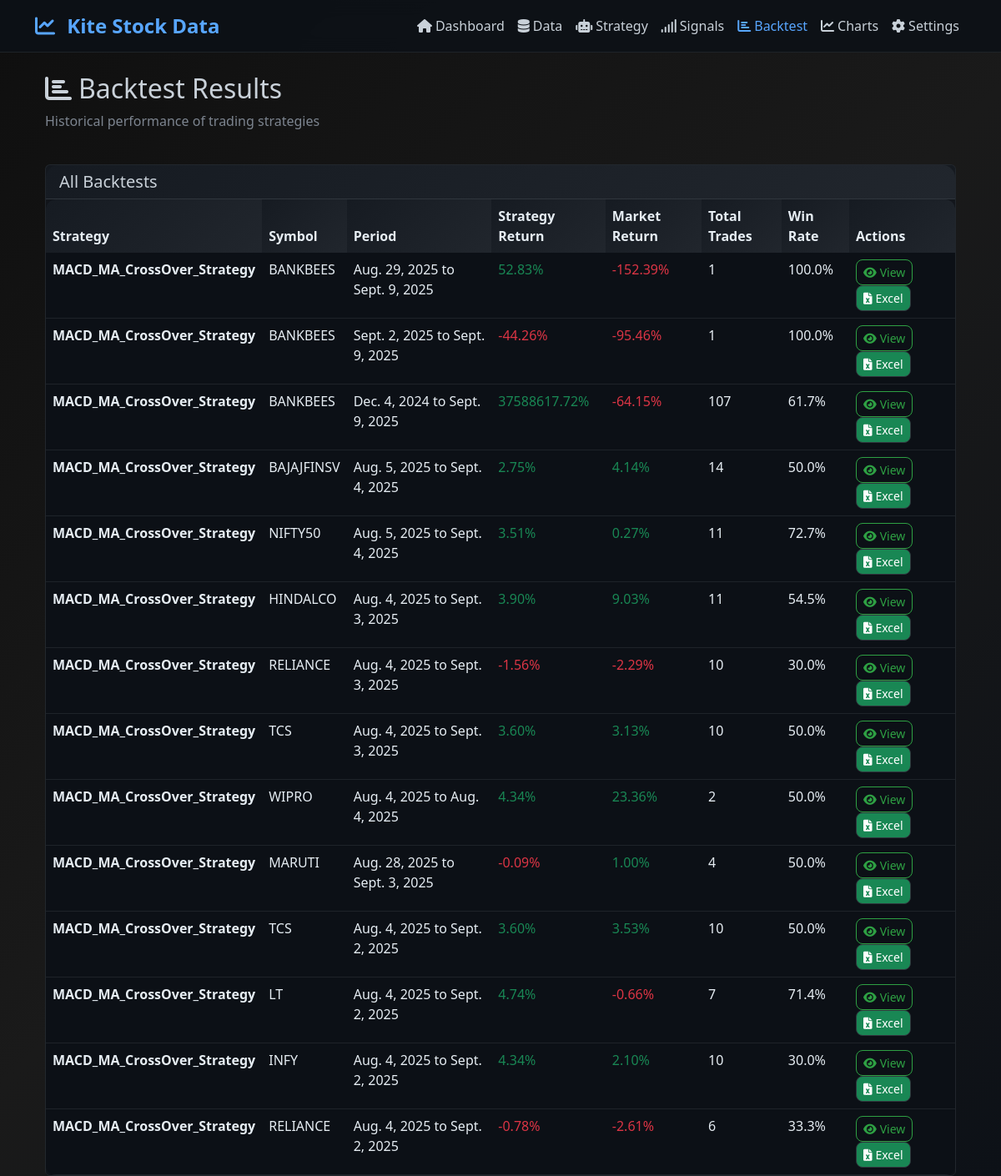
The page /backtest/ on the database its author committed.
### stock_data/models.py (models this page shows, shortened)
class StrategyBacktest(models.Model):
    strategy = models.ForeignKey(TradingStrategy, on_delete=models.CASCADE)
    symbol = models.CharField(max_length=20)
    from_date = models.DateField()
    to_date = models.DateField()
    total_trades = models.IntegerField(default=0)
    winning_trades = models.IntegerField(default=0)
    losing_trades = models.IntegerField(default=0)
    total_return = models.FloatField(default=0.0)
    max_drawdown = models.FloatField(default=0.0)
    sharpe_ratio = models.FloatField(null=True, blank=True)
    buy_signals_count = models.IntegerField(default=0)
    sell_signals_count = models.IntegerField(default=0)
    market_return = models.FloatField(default=0.0)
    strategy_return = models.FloatField(default=0.0)
    results_data = models.JSONField(default=dict)  # Store detailed results
    created_at = models.DateTimeField(auto_now_add=True)
    def win_rate(self):
        if self.total_trades == 0:
            return 0
        return (self.winning_trades / self.total_trades) * 100
    class Meta:
        ordering = ['-created_at']

class TradingStrategy(models.Model):
    name = models.CharField(max_length=100, unique=True)
    description = models.TextField(blank=True)
    parameters = models.JSONField(default=dict)  # Store strategy parameters as JSON
    is_active = models.BooleanField(default=True)
    created_at = models.DateTimeField(auto_now_add=True)
    updated_at = models.DateTimeField(auto_now=True)
    class Meta:
        ordering = ['name']

### stock_data/views.py (the view)
# urls.py: path('backtest/', views.backtest_view, name='backtest_view'),
def backtest_view(request):
    backtest_id = request.GET.get('id')
    if backtest_id:
        try:
            backtest = StrategyBacktest.objects.get(id=backtest_id)
            context = {
                'backtest': backtest,
                'detailed_view': True
            }
        except StrategyBacktest.DoesNotExist:
            messages.error(request, 'Backtest not found')
            return redirect('backtest_view')
    else:
        backtests = StrategyBacktest.objects.all()
        context = {
            'backtests': backtests,
            'detailed_view': False
        }
    return render(request, 'backtest.html', context)

### stock_data/templates/backtest.html (shortened to what this page needs)
{% extends 'base.html' %}
{% block content %}
    <div class="container mt-4">
        {% if detailed_view %}
        <div class="row mb-4">
            <div class="col">
                <h2><i class="fas fa-chart-bar me-2"></i>{{ backtest.strategy.name }}</h2>
                <p class="text-muted">{{ backtest.symbol }} - {{ backtest.from_date }} to {{ backtest.to_date }}</p>
            </div>
            <div class="col-auto">
                <a href="{% url 'export_backtest' backtest.id %}" class="btn btn-success me-2">
                    <i class="fas fa-file-excel me-2"></i>Export to Excel
                </a>
                <a href="{% url 'backtest_view' %}" class="btn btn-outline-secondary">
                    <i class="fas fa-arrow-left me-2"></i>Back to List
                </a>
            </div>
        </div>
        <div class="row mb-4">
            <div class="col-md-3 mb-3">
                <div class="metric-card card h-100">
                    <div class="card-body text-center">
                        <div class="metric-value">{{ backtest.strategy_return|floatformat:2 }}%</div>
                        <small class="text-muted">Strategy Return</small>
                    </div>
                </div>
            </div>
            <div class="col-md-3 mb-3">
                <div class="metric-card card h-100">
                    <div class="card-body text-center">
                        <div class="metric-value">{{ backtest.market_return|floatformat:2 }}%</div>
                        <small class="text-muted">Market Return</small>
                    </div>
                </div>
            </div>
            <div class="col-md-3 mb-3">
                <div class="metric-card card h-100">
                    <div class="card-body text-center">
                        <div class="metric-value">{{ backtest.total_trades }}</div>
                        <small class="text-muted">Total Trades</small>
                    </div>
                </div>
            </div>
            <div class="col-md-3 mb-3">
                <div class="metric-card card h-100">
                    <div class="card-body text-center">
                        <div class="metric-value">{{ backtest.win_rate|floatformat:1 }}%</div>
                        <small class="text-muted">Win Rate</small>
                    </div>
                </div>
            </div>
        </div>
        <div class="card mb-4" style="background-color: #000000; border: 1px solid rgba(255, 255, 255, 0.2);">
            <div class="card-header" style="background-color: #000000; color: #ffffff; border-bottom: 1px solid rgba(255, 255, 255, 0.2);">
                <h5 class="mb-0" style="color: #ffffff;">Trade Statistics</h5>
            </div>
            <div class="card-body" style="background-color: #000000; color: #ffffff;">
                <div class="row">
                    <div class="col-md-6">
                        <table class="table table-borderless" style="background-color: #000000; color: #ffffff;">
                            <tr>
                                <td style="background-color: #000000; color: #ffffff; border: none;">Winning Trades:</td>
                                <td class="text-success" style="background-color: #000000; border: none;"><strong>{{ backtest.winning_trades }}</strong></td>
                            </tr>
                            <tr>
                                <td style="background-color: #000000; color: #ffffff; border: none;">Losing Trades:</td>
                                <td class="text-danger" style="background-color: #000000; border: none;"><strong>{{ backtest.losing_trades }}</strong></td>
                            </tr>
                            <tr>
                                <td style="background-color: #000000; color: #ffffff; border: none;">Buy Signals:</td>
                                <td class="text-info" style="background-color: #000000; border: none;"><strong>{{ backtest.buy_signals_count }}</strong></td>
                            </tr>
                        </table>
                    </div>
                    <div class="col-md-6">
                        <table class="table table-borderless" style="background-color: #000000; color: #ffffff;">
                            <tr>
                                <td style="background-color: #000000; color: #ffffff; border: none;">Sell Signals:</td>
                                <td class="text-warning" style="background-color: #000000; border: none;"><strong>{{ backtest.sell_signals_count }}</strong></td>
                            </tr>
                            <tr>
                                <td style="background-color: #000000; color: #ffffff; border: none;">Max Drawdown:</td>
                                <td style="background-color: #000000; color: #ffffff; border: none;"><strong>{{ backtest.max_drawdown|floatformat:2 }}%</strong></td>
                            </tr>
                            <tr>
                                <td style="background-color: #000000; color: #ffffff; border: none;">Sharpe Ratio:</td>
                                <td style="background-color: #000000; color: #ffffff; border: none;"><strong>{{ backtest.sharpe_ratio|default:"N/A" }}</strong></td>
                            </tr>
                        </table>
                    </div>
                </div>
            </div>
        </div>
        {% else %}
        <div class="row mb-4">
            <div class="col">
                <h2><i class="fas fa-chart-bar me-2"></i>Backtest Results</h2>
                <p class="text-muted">Historical performance of trading strategies</p>
            </div>
        </div>
        <div class="card">
            <div class="card-header">
                <h5 class="mb-0">All Backtests</h5>
            </div>
            <div class="card-body p-0">
                {% if backtests %}
                <div class="table-responsive">
                    <table class="table table-hover mb-0">
                        <thead class="table-dark">
                            <tr>
                                <th>Strategy</th>
                                <th>Symbol</th>
                                <th>Period</th>
                                <th>Strategy Return</th>
                                <th>Market Return</th>
                                <th>Total Trades</th>
                                <th>Win Rate</th>
                                <th>Actions</th>
                            </tr>
                        </thead>
                        <tbody>
                            {% for backtest in backtests %}
                            <tr>
                                <td><strong>{{ backtest.strategy.name }}</strong></td>
                                <td>{{ backtest.symbol }}</td>
                                <td>{{ backtest.from_date }} to {{ backtest.to_date }}</td>
                                <td>
                                    <span class="{% if backtest.strategy_return > 0 %}text-success{% else %}text-danger{% endif %}">
                                        {{ backtest.strategy_return|floatformat:2 }}%
                                    </span>
                                </td>
                                <td>
                                    <span class="{% if backtest.market_return > 0 %}text-success{% else %}text-danger{% endif %}">
                                        {{ backtest.market_return|floatformat:2 }}%
                                    </span>
                                </td>
                                <td>{{ backtest.total_trades }}</td>
                                <td>{{ backtest.win_rate|floatformat:1 }}%</td>
                                <td>
                                    <a href="{% url 'backtest_view' %}?id={{ backtest.id }}" class="btn btn-sm btn-outline-primary me-1">
                                        <i class="fas fa-eye me-1"></i>View
                                    </a>
                                    <a href="{% url 'export_backtest' backtest.id %}" class="btn btn-sm btn-success">
                                        <i class="fas fa-file-excel me-1"></i>Excel
                                    </a>
                                </td>
                            </tr>
                            {% endfor %}
                        </tbody>
                    </table>
                </div>
                {% endif %}
            </div>
        </div>
        {% endif %}
    </div>
{% endblock %}

### rows shown on the page
StrategyBacktest: strategy.name "MACD_MA_CrossOver_Strategy", symbol "BANKBEES", from_date "Aug. 29, 2025", to_date "Sept. 9, 2025", strategy_return "52.83", market_return "-152.39", total_trades "1", win_rate "100.0"
StrategyBacktest: strategy.name "MACD_MA_CrossOver_Strategy", symbol "BANKBEES", from_date "Sept. 2, 2025", to_date "Sept. 9, 2025", strategy_return "-44.26", market_return "-95.46", total_trades "1", win_rate "100.0"
StrategyBacktest: strategy.name "MACD_MA_CrossOver_Strategy", symbol "BANKBEES", from_date "Dec. 4, 2024", to_date "Sept. 9, 2025", strategy_return "37588617.72", market_return "-64.15", total_trades "107", win_rate "61.7"
StrategyBacktest: strategy.name "MACD_MA_CrossOver_Strategy", symbol "BAJAJFINSV", from_date "Aug. 5, 2025", to_date "Sept. 4, 2025", strategy_return "2.75", market_return "4.14", total_trades "14", win_rate "50.0"
StrategyBacktest: strategy.name "MACD_MA_CrossOver_Strategy", symbol "NIFTY50", from_date "Aug. 5, 2025", to_date "Sept. 4, 2025", strategy_return "3.51", market_return "0.27", total_trades "11", win_rate "72.7"
StrategyBacktest: strategy.name "MACD_MA_CrossOver_Strategy", symbol "HINDALCO", from_date "Aug. 4, 2025", to_date "Sept. 3, 2025", strategy_return "3.90", market_return "9.03", total_trades "11", win_rate "54.5"
StrategyBacktest: strategy.name "MACD_MA_CrossOver_Strategy", symbol "RELIANCE", from_date "Aug. 4, 2025", to_date "Sept. 3, 2025", strategy_return "-1.56", market_return "-2.29", total_trades "10", win_rate "30.0"
StrategyBacktest: strategy.name "MACD_MA_CrossOver_Strategy", symbol "TCS", from_date "Aug. 4, 2025", to_date "Sept. 3, 2025", strategy_return "3.60", market_return "3.13", total_trades "10", win_rate "50.0"
StrategyBacktest: strategy.name "MACD_MA_CrossOver_Strategy", symbol "WIPRO", from_date "Aug. 4, 2025", to_date "Aug. 4, 2025", strategy_return "4.34", market_return "23.36", total_trades "2", win_rate "50.0"
StrategyBacktest: strategy.name "MACD_MA_CrossOver_Strategy", symbol "MARUTI", from_date "Aug. 28, 2025", to_date "Sept. 3, 2025", strategy_return "-0.09", market_return "1.00", total_trades "4", win_rate "50.0"
StrategyBacktest: strategy.name "MACD_MA_CrossOver_Strategy", symbol "TCS", from_date "Aug. 4, 2025", to_date "Sept. 2, 2025", strategy_return "3.60", market_return "3.53", total_trades "10", win_rate "50.0"
StrategyBacktest: strategy.name "MACD_MA_CrossOver_Strategy", symbol "LT", from_date "Aug. 4, 2025", to_date "Sept. 2, 2025", strategy_return "4.74", market_return "-0.66", total_trades "7", win_rate "71.4"
StrategyBacktest: strategy.name "MACD_MA_CrossOver_Strategy", symbol "INFY", from_date "Aug. 4, 2025", to_date "Sept. 2, 2025", strategy_return "4.34", market_return "2.10", total_trades "10", win_rate "30.0"
StrategyBacktest: strategy.name "MACD_MA_CrossOver_Strategy", symbol "RELIANCE", from_date "Aug. 4, 2025", to_date "Sept. 2, 2025", strategy_return "-0.78", market_return "-2.61", total_trades "6", win_rate "33.3"
